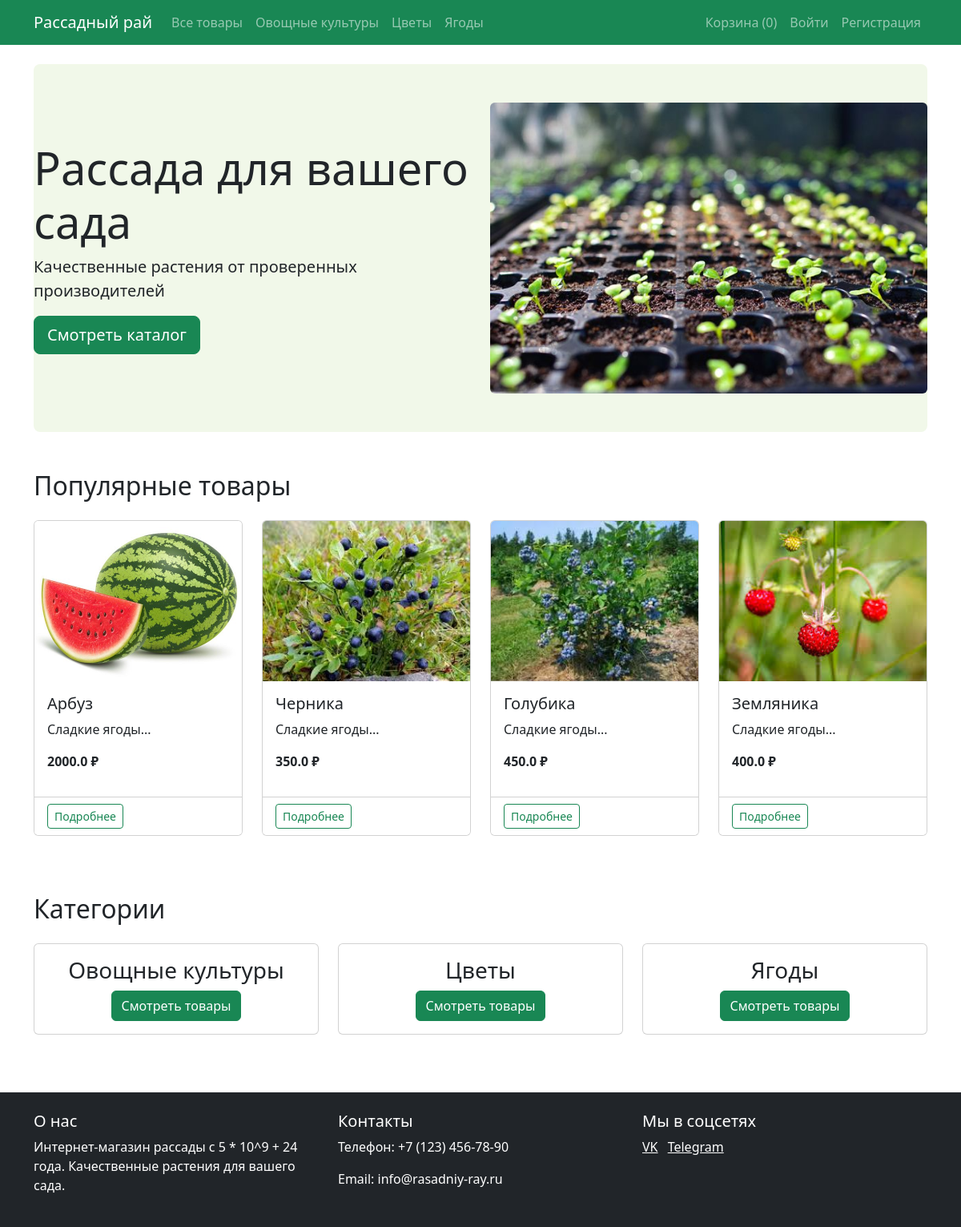
Before: / with the older database file.
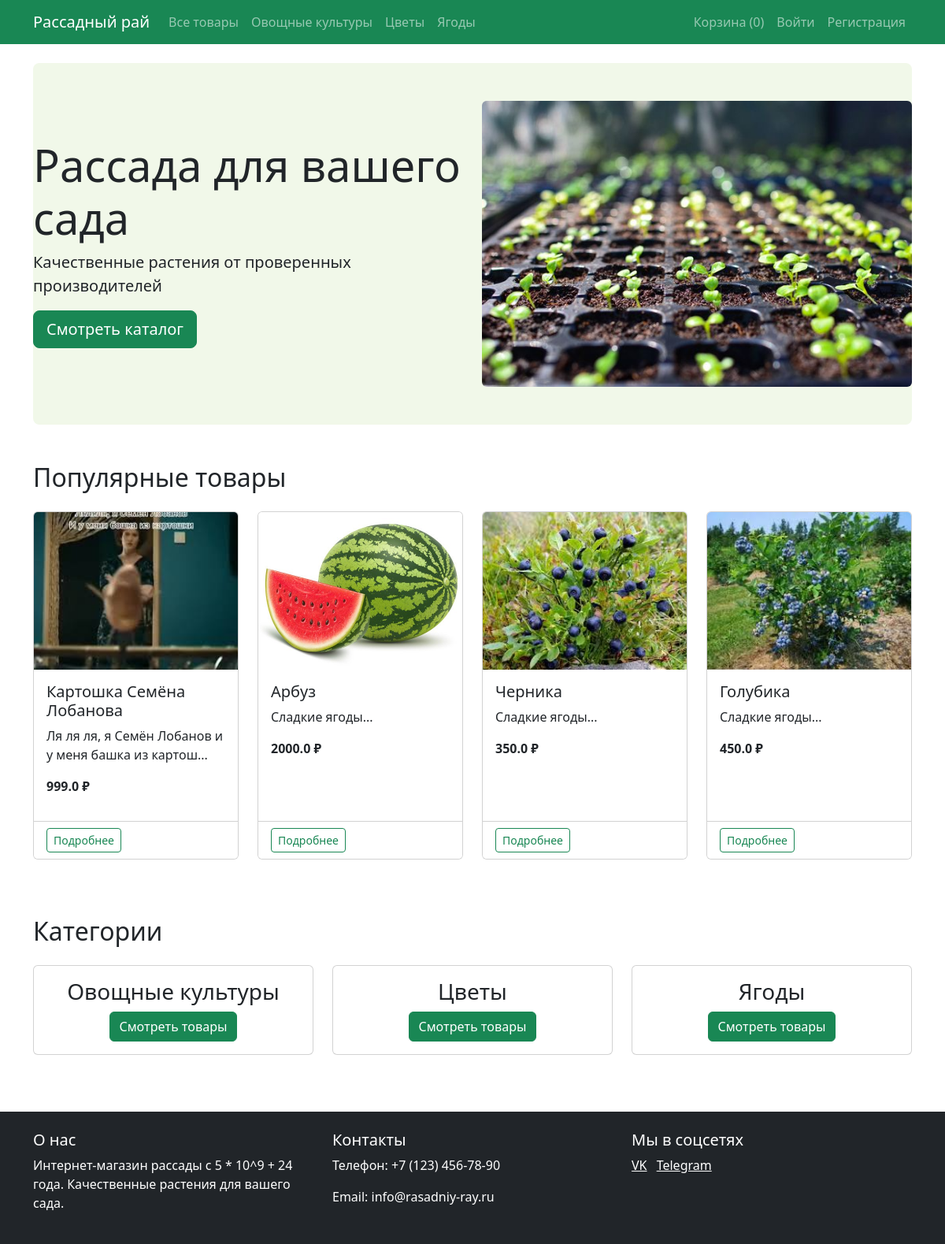
After: the same page with the newer database file.
### models.py (models this page shows)
class Category(db.Model):
    id = db.Column(db.Integer, primary_key=True)
    name = db.Column(db.String(100), nullable=False)
    products = db.relationship('Product', backref='category', lazy=True)

class Product(db.Model):
    id = db.Column(db.Integer, primary_key=True)
    name = db.Column(db.String(100), nullable=False)
    description = db.Column(db.Text)
    price = db.Column(db.Float, nullable=False)
    category_id = db.Column(db.Integer, db.ForeignKey('category.id'), nullable=False)
    image = db.Column(db.String(100))
    order_items = db.relationship('OrderItem', backref='product', lazy=True)

### app.py (the view)
@app.route('/')
def index():
    categories = Category.query.all()
    featured_products = Product.query.order_by(Product.id.desc()).limit(4).all()
    return render_template('index.html', categories=categories, featured_products=featured_products)

### app.py (called while the page is built)
@app.before_request
def fix_cart():
    if 'cart' in session and not isinstance(session['cart'], dict):
        session.pop('cart', None)

### templates/index.html (shortened to what this page needs)
{% extends "base.html" %}
{% block content %}
<section class="hero mb-5">
    <div class="row align-items-center">
        <div class="col-md-6">
            <h1 class="display-4">Рассада для вашего сада</h1>
            <p class="lead">Качественные растения от проверенных производителей</p>
            <a href="{{ url_for('products') }}" class="btn btn-success btn-lg">Смотреть каталог</a>
        </div>
        <div class="col-md-6">
            <img src="{{ url_for('static', filename='images/hero.jpg') }}" alt="Рассада" class="img-fluid rounded">
        </div>
    </div>
</section>
<section class="featured-products mb-5">
    <h2 class="mb-4">Популярные товары</h2>
    <div class="row">
        {% for product in featured_products %}
        <div class="col-md-3 mb-4">
            <div class="card h-100">
                <img src="{{ url_for('static', filename='images/' + product.image) }}" class="card-img-top" alt="{{ product.name }}">
                <div class="card-body">
                    <h5 class="card-title">{{ product.name }}</h5>
                    <p class="card-text">{{ product.description[:50] }}...</p>
                    <p class="fw-bold">{{ product.price }} ₽</p>
                </div>
                <div class="card-footer bg-white">
                    <a href="{{ url_for('product', product_id=product.id) }}" class="btn btn-sm btn-outline-success">Подробнее</a>
                </div>
            </div>
        </div>
        {% endfor %}
    </div>
</section>
<section class="categories mb-5">
    <h2 class="mb-4">Категории</h2>
    <div class="row">
        {% for category in categories %}
        <div class="col-md-4 mb-4">
            <div class="card h-100">
                <div class="card-body text-center">
                    <h3 class="card-title">{{ category.name }}</h3>
                    <a href="{{ url_for('products', category_id=category.id) }}" class="btn btn-success">Смотреть товары</a>
                </div>
            </div>
        </div>
        {% endfor %}
    </div>
</section>
{% endblock %}

### templates/base.html (shortened to what this page needs)
<!DOCTYPE html>
<html lang="ru">
<head>
    <link rel="stylesheet" href="{{ url_for('static', filename='css/style.css') }}">
    <link href="https://cdn.jsdelivr.net/npm/bootstrap@5.3.0/dist/css/bootstrap.min.css" rel="stylesheet">
</head>
<body>
    <header>
        <nav class="navbar navbar-expand-lg navbar-dark bg-success">
            <div class="container">
                <a class="navbar-brand" href="{{ url_for('index') }}">Рассадный рай</a>
                <div class="collapse navbar-collapse" id="navbarNav">
                    <ul class="navbar-nav me-auto">
                        <li class="nav-item">
                            <a class="nav-link" href="{{ url_for('products') }}">Все товары</a>
                        </li>
                        {% for category in categories %}
                        <li class="nav-item">
                            <a class="nav-link" href="{{ url_for('products', category_id=category.id) }}">{{ category.name }}</a>
                        </li>
                        {% endfor %}
                    </ul>
                    <ul class="navbar-nav">
                        <li class="nav-item">
                            <a class="nav-link" href="{{ url_for('cart') }}">
                                Корзина ({{ session.get('cart', {})|length }})
                            </a>
                        </li>
                        {% if current_user.is_authenticated %}
                        {% if current_user.is_admin %}
                        <li class="nav-item">
                            <a class="nav-link" href="{{ url_for('admin_products') }}">Админка</a>
                        </li>
                        {% endif %}
                        <li class="nav-item dropdown">
                            <a class="nav-link dropdown-toggle" href="#" role="button" data-bs-toggle="dropdown">
                                {{ current_user.username }}
                            </a>
                            <ul class="dropdown-menu">
                                <li><a class="dropdown-item" href="#">Мои заказы</a></li>
                                <li><hr class="dropdown-divider"></li>
                                <li><a class="dropdown-item" href="{{ url_for('logout') }}">Выйти</a></li>
                            </ul>
                        </li>
                    {% else %}
                        <li class="nav-item">
                            <a class="nav-link" href="{{ url_for('login') }}">Войти</a>
                        </li>
                        <li class="nav-item">
                            <a class="nav-link" href="{{ url_for('register') }}">Регистрация</a>
                        </li>
                    {% endif %}
                </ul>
                </div>
            </div>
        </nav>
    </header>
    <main class="container my-4">
        {% block content %}{% endblock %}
    </main>
    <footer class="bg-dark text-white py-4 mt-4">
        <div class="container">
            <div class="row">
                <div class="col-md-4">
                    <h5>О нас</h5>
                    <p>Интернет-магазин рассады с 5 * 10^9 + 24 года. Качественные растения для вашего сада.</p>
                </div>
                <div class="col-md-4">
                    <h5>Контакты</h5>
                    <p>Телефон: +7 (123) 456-78-90</p>
                    <p>Email: info@rasadniy-ray.ru</p>
                </div>
                <div class="col-md-4">
                    <h5>Мы в соцсетях</h5>
                    <a href="https://vk.com/id533626252?from=search" class="text-white me-2">VK</a>
                    <a href="https://t.me/art72ru" class="text-white me-2">Telegram</a>
                </div>
            </div>
        </div>
    </footer>
</body>
</html>

Changed rows visible on the page:
no longer on this page (row unchanged): Product: image (picture), name "Земляника", description "Сладкие ягоды", price "400.0"
added Product: image (picture), name "Картошка Семёна Лобанова", description "Ля ля ля, я Семён Лобанов и у меня башка из картош", price "999.0"
